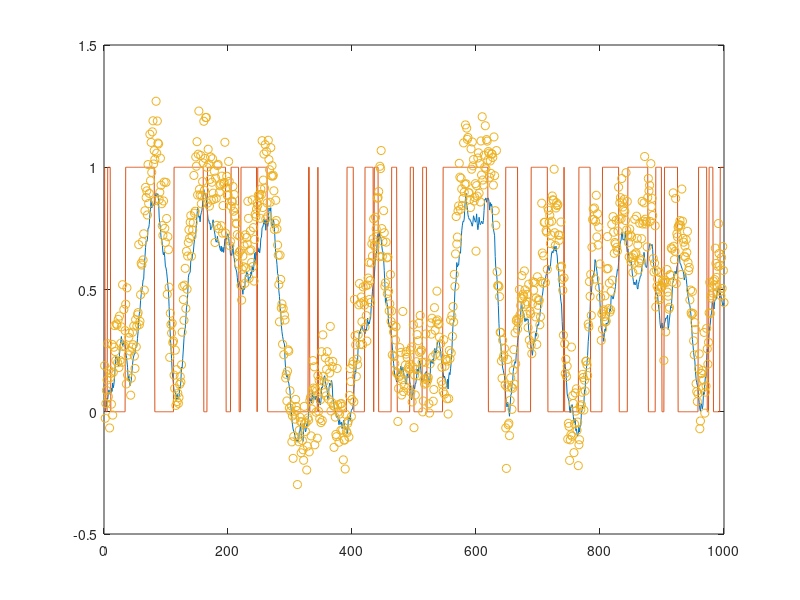

Reproduce this figure in MATLAB. (Note: this script raises an error after producing the figure.)
% sim a series RLC circuit
clear all
clc

% RC circuit

rng(15)

Ts = 0.1;
no_obs = 1000;
R = 0.1^2;
Q = 0.02^2;

Cq = 0.8;
Rq = 1.6;
Lq = 2.2;

A = [-Rq/Lq, -1/Cq;1/Lq 0];
B = [1;0];
D = 0;
C = [0, 1/Cq];

H = expm([A, B;zeros(size(B)).', zeros(size(B,2))]*Ts);
Ad = H(1:2,1:2);
Bd = H(1:2,3);

q = NaN(2,no_obs+1);
y = NaN(1,no_obs);
u = NaN(1,no_obs+1);
q(:,1) = [0,0];
u(1) = 1;



for t=1:no_obs
    if rand > 0.95 
        u(t+1) = ~u(t);
    else
        u(t+1) = u(t);
    end

    
    q(:,t+1) = Ad*q(:,t) + Bd*u(t) + sqrt(Q)*randn(2,1);
    y(t) = C*q(:,t) + D*u(t)+sqrt(R)*randn;
    
end

q(:,end) = [];
u(end) = [];


%%
figure(1)
clf
plot(q(2,:))
hold on
plot(u)
plot(y,'o')
hold off

% Estimate the model using all the estimation data
noObservations = no_obs;
noEstimationData = floor(0.67 * noObservations);
noValidationData = noObservations - noEstimationData;
y_estimation = y(1:noEstimationData);
y_validation = y(noEstimationData:end);
u_estimation = u(1:noEstimationData);
u_validation = u(noEstimationData:end);

save('../data/rlc_circuit.mat','y_estimation', 'u_estimation', 'y_validation',...
    'u_validation','Rq','Cq','Lq',...
    'R','Q','Ts')














